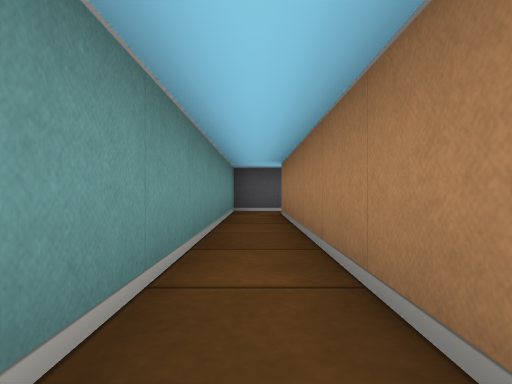
View 1 (above)

17 first-person views from a walk through a cub3D maze. The camera is about half as high as the walls, looks level and sees 75° across. The floor is counted in squares. Each view is taken from the middle of a square. On the plan, view 1 faces up. The plan holds only what a view shows up to about 9 squares ahead; the rest is blank.

View 2
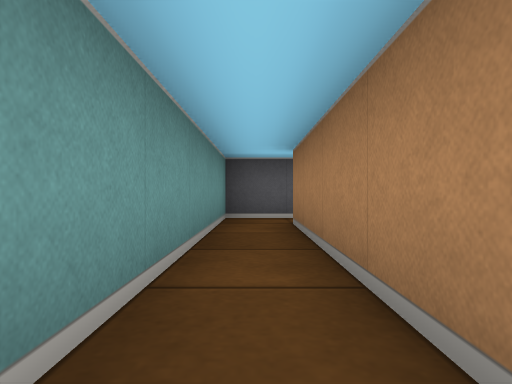

View 3
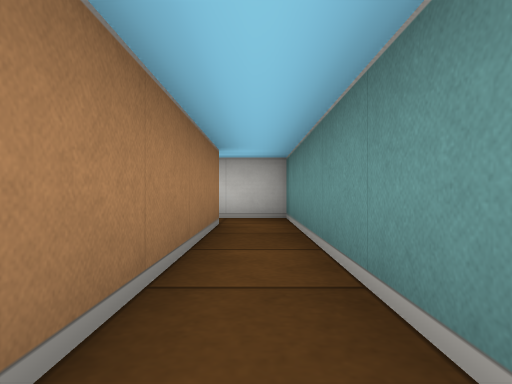

View 4
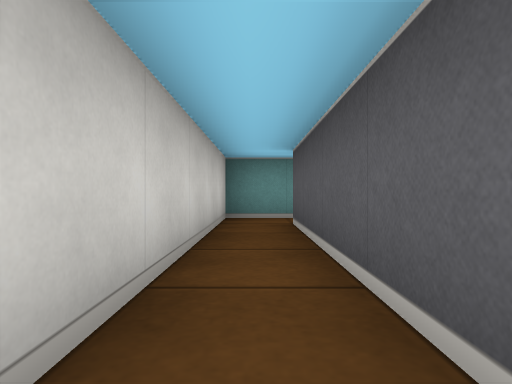

View 5
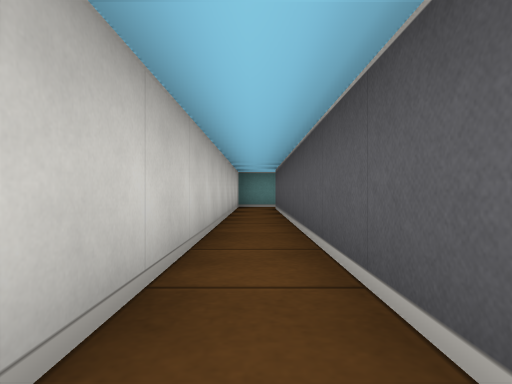

View 6
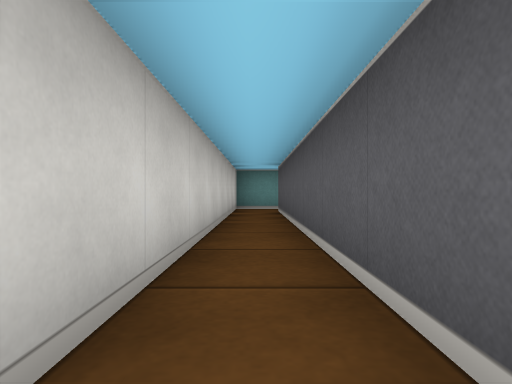

View 7
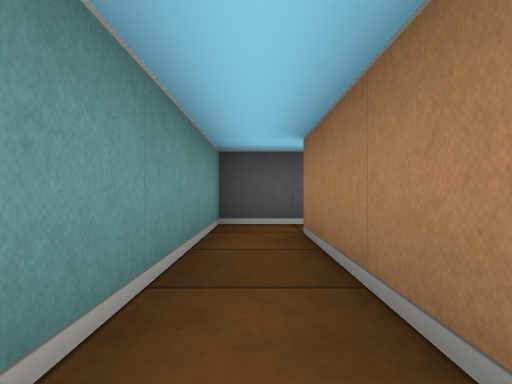

View 8
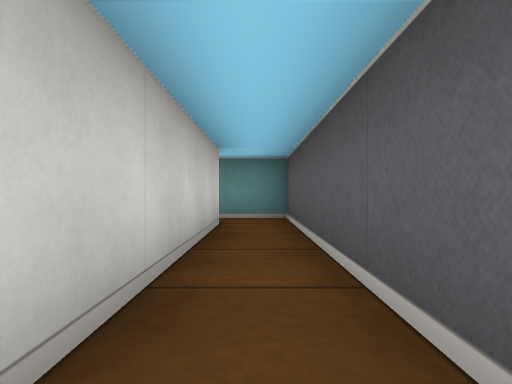

View 9
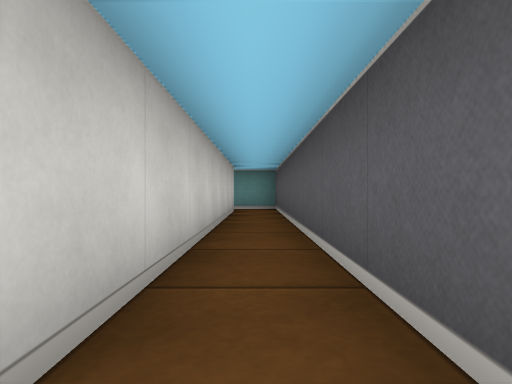

View 10
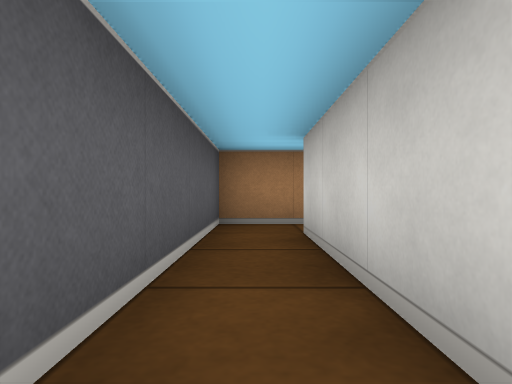

View 11
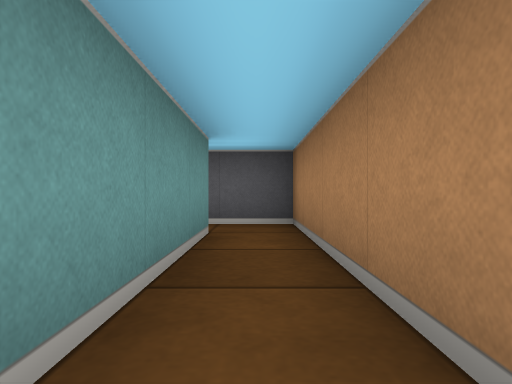

View 12
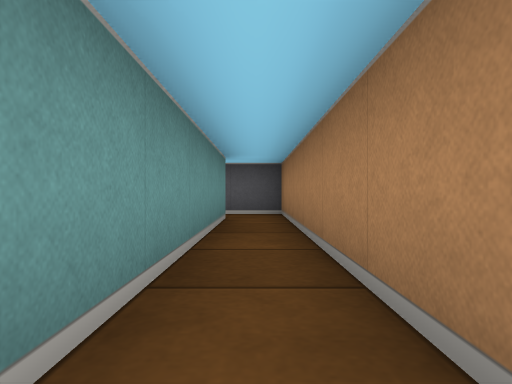

View 13
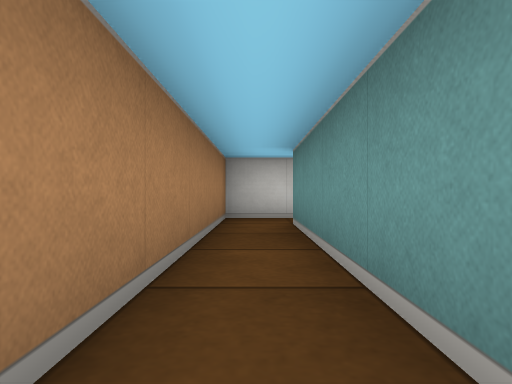

View 14
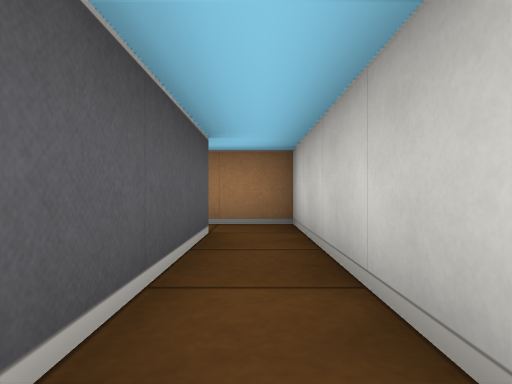

View 15
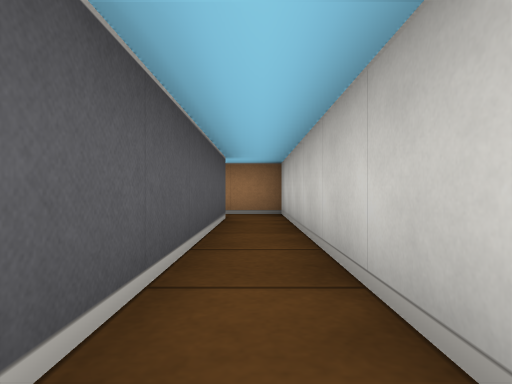

View 16
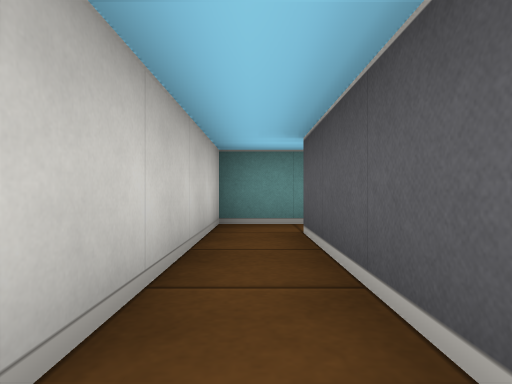

View 17
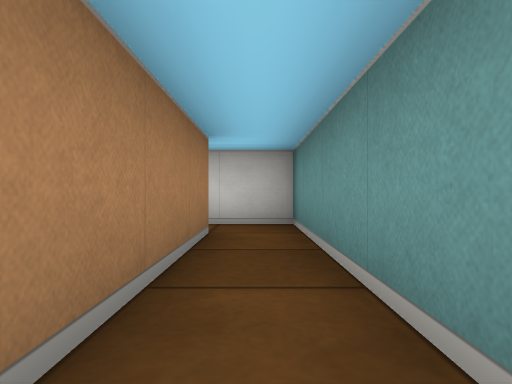

### Floor plan
Ten units are one square. View 1 is at (0, 0); x grows to the right and y downward. Boxes are objects, and circles mark ways between rooms. Rooms are numbered by the first view taken in them; rooms with no view inside come last. Other rooms are left out.
<svg viewBox="-10 -80 105 100">
<path fill="none" stroke="#000" d="M75 -75 -5 -75 -5 5M5 5 5 -65 75 -65M84 5 5 5M-5 5 -5 15 84 15M75 -65 75 -15M75 -5 85 -5 85 -75 75 -75M15 -15 15 -5 75 -5M75 -15 25 -15M15 -44 15 -15M25 -15 25 -44"/>
<circle cx="0" cy="0" r="3" fill="#2a7"/>
<circle cx="70" cy="-70" r="3" fill="#2a7"/>
<circle cx="80" cy="-10" r="3" fill="#2a7"/>
<circle cx="20" cy="-20" r="3" fill="#2a7"/>
<text x="20" y="-70">1</text>
<text x="90" y="10">2</text>
<text x="80" y="-40">3</text>
<text x="40" y="-10">4</text>
<text x="40" y="-50">5</text>
</svg>
Room 1 opens to room 2. Room 1 opens to room 3. Room 3 opens to room 4. Room 4 opens to room 5.

Where each view was taken, in squares from view 1:
view 1: 0 up, 0 right, facing up
view 2: 2 up, 0 right, facing up
view 3: 4 up, 0 right, facing down
view 4: 1 down, 5 right, facing left
view 5: 1 down, 9 right, facing left
view 6: 1 down, 8 right, facing left
view 7: 3 up, 0 right, facing up
view 8: 7 up, 5 right, facing left
view 9: 7 up, 8 right, facing left
view 10: 7 up, 4 right, facing right
view 11: 3 up, 8 right, facing up
view 12: 1 up, 8 right, facing up
view 13: 6 up, 8 right, facing down
view 14: 1 up, 4 right, facing right
view 15: 1 up, 2 right, facing right
view 16: 1 up, 6 right, facing left
view 17: 5 up, 2 right, facing down
